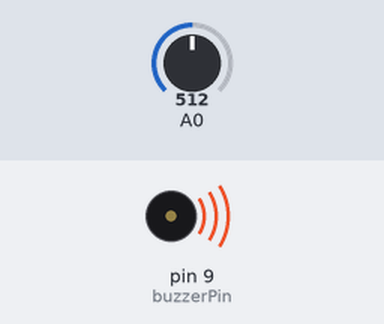
Recording of a sketch running on a simulated Arduino Uno, built with avr-gcc and run on an emulated ATmega328P. On the bench: buzzer (waves = sounding). Inputs (shaded band) come from the test bench; at power-on: A0 = 512.

Above: at 1.25 s.
1.3 s: A0 set to 418
4.3 s: A0 set to 383
At 4.7 s:
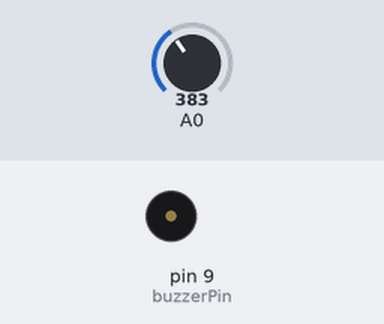
5.8 s: A0 set to 410
At 5.95 s:
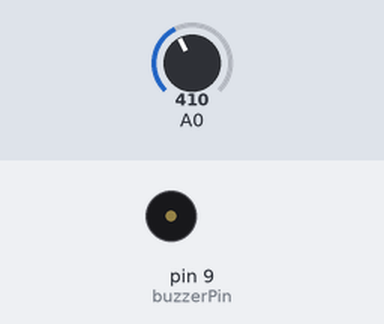
8.8 s: A0 set to 390
Timing chart, 0 to 11.3 s (numbered marks = the images above; inputs shaded):
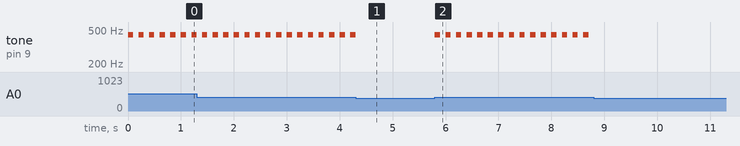

The sketch:

codes.ino
```cpp
int esikDegeri = 400;
int buzzerPin = 9;
int deger;

void setup() {
    pinMode(buzzerPin, OUTPUT);
}

void loop() {
    deger = analogRead(A0);
    if(deger > esikDegeri) {
        tone(buzzerPin, 440);
        delay(100);
        noTone(buzzerPin);
        delay(100);
    } else {
        noTone(buzzerPin);
    }
}
```

Measured:
- the behaviour switches between 401 and 400 on A0 (found by bisection; images 0 and 1)
- after the input at 4.3 s, tone on pin 9 (buzzerPin): goes on until 4.3 s, then stays silent
- after the input at 5.8 s, tone on pin 9 (buzzerPin): alternates 440 Hz for 0.10 s and silent for 0.10 s, starting at once
- after the input at 8.8 s, tone on pin 9 (buzzerPin): stops changing and stays silent
- by itself, tone on pin 9 (buzzerPin): alternates 440 Hz for 0.10 s and silent for 0.10 s
